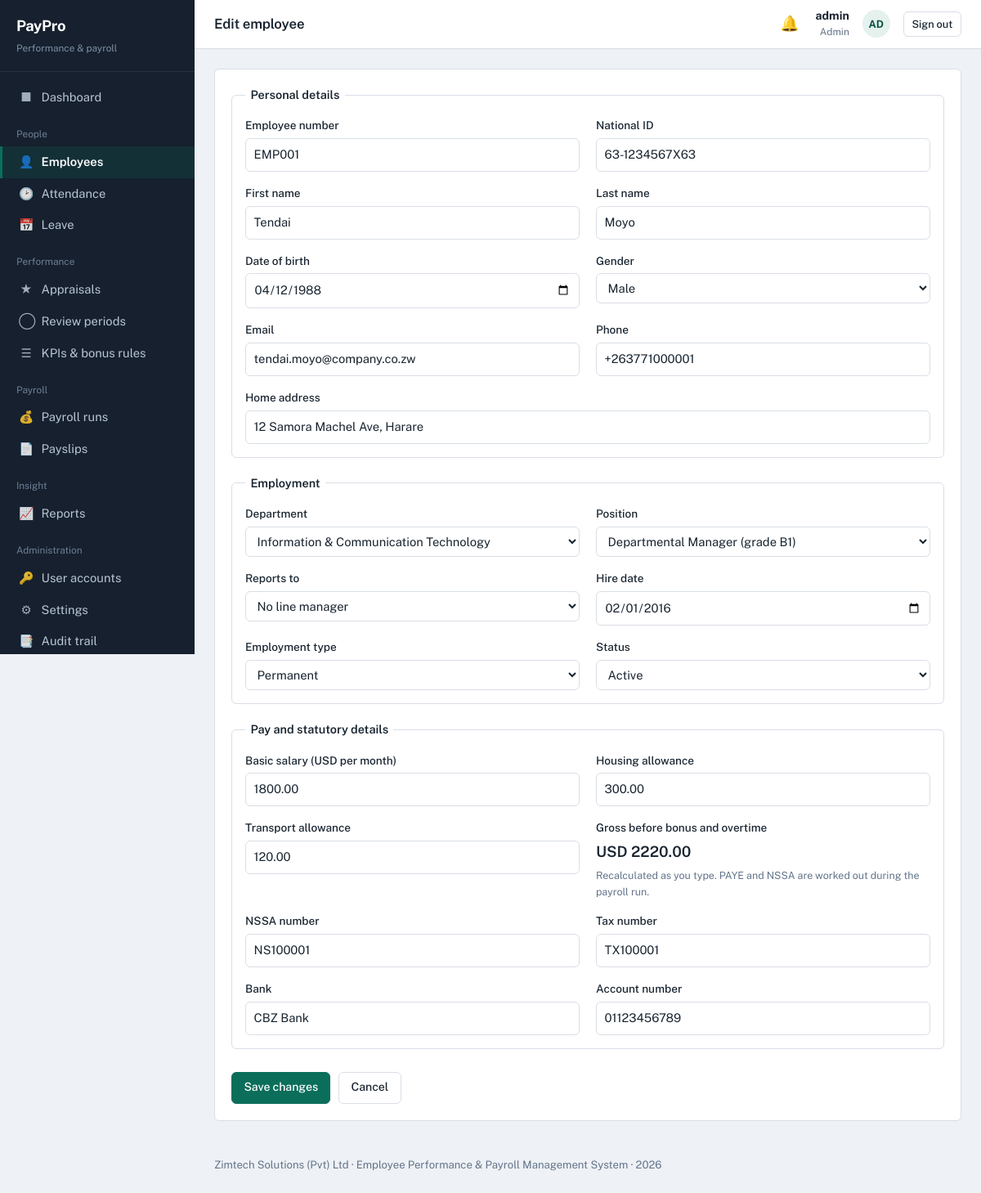
Screenshot of /modules/employees/form.php?id=1 (signed in) with the database file from the repository.
### tables this page shows
CREATE TABLE employees (
  employee_id     INT AUTO_INCREMENT PRIMARY KEY,
  emp_number      VARCHAR(20) NOT NULL UNIQUE,
  first_name      VARCHAR(50) NOT NULL,
  last_name       VARCHAR(50) NOT NULL,
  national_id     VARCHAR(25) UNIQUE,
  date_of_birth   DATE,
  gender          ENUM('Male','Female','Other') DEFAULT 'Other',
  email           VARCHAR(100) UNIQUE,
  phone           VARCHAR(25),
  address         VARCHAR(200),
  department_id   INT,
  position_id     INT,
  manager_id      INT NULL,
  hire_date       DATE NOT NULL,
  employment_type ENUM('Permanent','Contract','Intern','Part-time') DEFAULT 'Permanent',
  basic_salary    DECIMAL(12,2) NOT NULL DEFAULT 0,
  housing_allowance   DECIMAL(12,2) NOT NULL DEFAULT 0,
  transport_allowance DECIMAL(12,2) NOT NULL DEFAULT 0,
  bank_name       VARCHAR(60),
  bank_account    VARCHAR(40),
  nssa_number     VARCHAR(30),
  tax_number      VARCHAR(30),
  status          ENUM('Active','Suspended','Terminated') DEFAULT 'Active',
  created_at      TIMESTAMP DEFAULT CURRENT_TIMESTAMP,
  CONSTRAINT fk_emp_dept  FOREIGN KEY (department_id) REFERENCES departments(department_id) ON DELETE SET NULL,
  CONSTRAINT fk_emp_pos   FOREIGN KEY (position_id)   REFERENCES positions(position_id)   ON DELETE SET NULL,
  CONSTRAINT fk_emp_mgr   FOREIGN KEY (manager_id)    REFERENCES employees(employee_id)   ON DELETE SET NULL
);

CREATE TABLE departments (
  department_id INT AUTO_INCREMENT PRIMARY KEY,
  dept_code     VARCHAR(10) NOT NULL UNIQUE,
  dept_name     VARCHAR(80) NOT NULL,
  description   VARCHAR(200)
);

CREATE TABLE positions (
  position_id  INT AUTO_INCREMENT PRIMARY KEY,
  title        VARCHAR(80) NOT NULL,
  grade        VARCHAR(10) NOT NULL,
  min_salary   DECIMAL(12,2) NOT NULL DEFAULT 0,
  max_salary   DECIMAL(12,2) NOT NULL DEFAULT 0
);

### includes/functions.php (called while the page is built, shortened)
<?php
function e($value): string {
    return htmlspecialchars((string)$value, ENT_QUOTES, 'UTF-8');
}
function url(string $path = ''): string {
    return BASE_URL . '/' . ltrim($path, '/');
}
function setting(string $key, $default = null) {
    global $pdo;
    static $cache = null;
    if ($cache === null) {
        $cache = [];
        foreach ($pdo->query('SELECT setting_key, setting_value FROM settings') as $row) {
            $cache[$row['setting_key']] = $row['setting_value'];
        }
    }
    return $cache[$key] ?? $default;
}

### modules/employees/form.php (the view, shortened to what this page needs)
<?php
require_once dirname(__DIR__, 2) . '/config/config.php';
$id  = isset($_GET['id']) ? (int)$_GET['id'] : 0;
$cur = setting('currency', 'USD');
$emp = [
    'emp_number' => '', 'first_name' => '', 'last_name' => '', 'national_id' => '',
    'date_of_birth' => '', 'gender' => 'Other', 'email' => '', 'phone' => '', 'address' => '',
    'department_id' => '', 'position_id' => '', 'manager_id' => '', 'hire_date' => date('Y-m-d'),
    'employment_type' => 'Permanent', 'basic_salary' => '', 'housing_allowance' => '0',
    'transport_allowance' => '0', 'bank_name' => '', 'bank_account' => '',
    'nssa_number' => '', 'tax_number' => '', 'status' => 'Active',
];
if ($id) {
    $stmt = $pdo->prepare('SELECT * FROM employees WHERE employee_id = ?');
    $stmt->execute([$id]);
    $found = $stmt->fetch();
    $emp = $found;
}
$departments = $pdo->query('SELECT * FROM departments ORDER BY dept_name')->fetchAll();
$positions   = $pdo->query('SELECT * FROM positions ORDER BY title')->fetchAll();
include APP_ROOT . '/includes/header.php';
?>
<form method="post" class="panel" style="padding:1.25rem">
  <fieldset>
    <legend>Personal details</legend>
    <div class="form-grid">
      <div class="field">
        <label for="emp_number">Employee number</label>
        <input type="text" id="emp_number" name="emp_number" value="<?= e($emp['emp_number']) ?>" required>
      </div>
      <div class="field">
        <label for="national_id">National ID</label>
        <input type="text" id="national_id" name="national_id" value="<?= e($emp['national_id']) ?>" placeholder="63-1234567X63">
      </div>
      <div class="field">
        <label for="first_name">First name</label>
        <input type="text" id="first_name" name="first_name" value="<?= e($emp['first_name']) ?>" required>
      </div>
      <div class="field">
        <label for="last_name">Last name</label>
        <input type="text" id="last_name" name="last_name" value="<?= e($emp['last_name']) ?>" required>
      </div>
      <div class="field">
        <label for="date_of_birth">Date of birth</label>
        <input type="date" id="date_of_birth" name="date_of_birth" value="<?= e($emp['date_of_birth']) ?>">
      </div>
      <div class="field">
        <label for="gender">Gender</label>
        <select id="gender" name="gender">
          <?php foreach (['Male','Female','Other'] as $g): ?>
            <option <?= $emp['gender'] === $g ? 'selected' : '' ?>><?= $g ?></option>
          <?php endforeach; ?>
        </select>
      </div>
      <div class="field">
        <label for="email">Email</label>
        <input type="email" id="email" name="email" value="<?= e($emp['email']) ?>">
      </div>
      <div class="field">
        <label for="phone">Phone</label>
        <input type="text" id="phone" name="phone" value="<?= e($emp['phone']) ?>">
      </div>
      <div class="field full">
        <label for="address">Home address</label>
        <input type="text" id="address" name="address" value="<?= e($emp['address']) ?>">
      </div>
    </div>
  </fieldset>
  <fieldset>
    <legend>Employment</legend>
    <div class="form-grid">
      <div class="field">
        <label for="department_id">Department</label>
        <select id="department_id" name="department_id">
          <?php foreach ($departments as $d): ?>
            <option value="<?= $d['department_id'] ?>" <?= $emp['department_id'] == $d['department_id'] ? 'selected' : '' ?>>
              <?= e($d['dept_name']) ?>
            </option>
          <?php endforeach; ?>
        </select>
      </div>
      <div class="field">
        <label for="position_id">Position</label>
        <select id="position_id" name="position_id">
          <?php foreach ($positions as $p): ?>
            <option value="<?= $p['position_id'] ?>" <?= $emp['position_id'] == $p['position_id'] ? 'selected' : '' ?>>
              <?= e($p['title'] . ' (grade ' . $p['grade'] . ')') ?>
            </option>
          <?php endforeach; ?>
        </select>
      </div>
      <div class="field">
        <label for="manager_id">Reports to</label>
        <select id="manager_id" name="manager_id">
          <option value="">No line manager</option>
        </select>
      </div>
      <div class="field">
        <label for="hire_date">Hire date</label>
        <input type="date" id="hire_date" name="hire_date" value="<?= e($emp['hire_date']) ?>" required>
      </div>
      <div class="field">
        <label for="employment_type">Employment type</label>
        <select id="employment_type" name="employment_type">
          <?php foreach (['Permanent','Contract','Intern','Part-time'] as $t): ?>
            <option <?= $emp['employment_type'] === $t ? 'selected' : '' ?>><?= $t ?></option>
          <?php endforeach; ?>
        </select>
      </div>
      <div class="field">
        <label for="status">Status</label>
        <select id="status" name="status">
          <?php foreach (['Active','Suspended','Terminated'] as $s): ?>
            <option <?= $emp['status'] === $s ? 'selected' : '' ?>><?= $s ?></option>
          <?php endforeach; ?>
        </select>
      </div>
    </div>
  </fieldset>
  <fieldset>
    <legend>Pay and statutory details</legend>
    <div class="form-grid">
      <div class="field">
        <label for="basic_salary">Basic salary (<?= e($cur) ?> per month)</label>
        <input type="number" step="0.01" min="0" class="salary-part" id="basic_salary" name="basic_salary" value="<?= e($emp['basic_salary']) ?>" required>
      </div>
      <div class="field">
        <label for="housing_allowance">Housing allowance</label>
        <input type="number" step="0.01" min="0" class="salary-part" id="housing_allowance" name="housing_allowance" value="<?= e($emp['housing_allowance']) ?>">
      </div>
      <div class="field">
        <label for="transport_allowance">Transport allowance</label>
        <input type="number" step="0.01" min="0" class="salary-part" id="transport_allowance" name="transport_allowance" value="<?= e($emp['transport_allowance']) ?>">
      </div>
      <div class="field">
        <label>Gross before bonus and overtime</label>
        <p style="margin:0;font-size:1.15rem;font-weight:600"><?= e($cur) ?> <span id="grossPreview">0.00</span></p>
        <span class="hint">Recalculated as you type. PAYE and NSSA are worked out during the payroll run.</span>
      </div>
      <div class="field">
        <label for="nssa_number">NSSA number</label>
        <input type="text" id="nssa_number" name="nssa_number" value="<?= e($emp['nssa_number']) ?>">
      </div>
      <div class="field">
        <label for="tax_number">Tax number</label>
        <input type="text" id="tax_number" name="tax_number" value="<?= e($emp['tax_number']) ?>">
      </div>
      <div class="field">
        <label for="bank_name">Bank</label>
        <input type="text" id="bank_name" name="bank_name" value="<?= e($emp['bank_name']) ?>">
      </div>
      <div class="field">
        <label for="bank_account">Account number</label>
        <input type="text" id="bank_account" name="bank_account" value="<?= e($emp['bank_account']) ?>">
      </div>
    </div>
  </fieldset>
  <div class="form-actions">
    <button class="btn" type="submit"><?= $id ? 'Save changes' : 'Add employee' ?></button>
    <a class="btn secondary" href="<?= url('modules/employees/index.php') ?>">Cancel</a>
  </div>
</form>
<?php include APP_ROOT . '/includes/footer.php'; ?>

### assets/css/style.css (style rules this page uses)
:root { --ink: #16202e; --ink-soft: #1f2d3f; --paper: #eef1f5; --surface: #ffffff; --line: #d9dee6; --line-soft: #eaeef3; --text: #182430; --muted: #63748a; --brand: #0b6e5a; --brand-dark: #085243; --brand-tint: #e4f1ed; --gold: #a86b12; --gold-tint: #fbf0dc; --red: #a92a20; --red-tint: #fbe7e5; --blue: #23557f; --blue-tint: #e3edf6; --radius: 6px; --sidebar-w: 238px; }
* { box-sizing: border-box; }
html { -webkit-text-size-adjust: 100%; }
body { margin: 0; font-family: 'Public Sans', -apple-system, 'Segoe UI', Roboto, Helvetica, Arial, sans-serif; font-size: 15px; line-height: 1.55; color: var(--text); background: var(--paper); }
p { margin: 0 0 .75rem; max-width: 72ch; }
a { color: var(--brand); text-decoration: none; }
.panel { background: var(--surface); border: 1px solid var(--line); border-radius: var(--radius); margin-bottom: 1.25rem; }
.form-grid { display: grid; grid-template-columns: repeat(2, minmax(0,1fr)); gap: 1rem 1.25rem; }
.field { display: flex; flex-direction: column; gap: .3rem; }
.field.full { grid-column: 1 / -1; }
label { font-size: .85rem; font-weight: 500; }
.hint { font-size: .78rem; color: var(--muted); }
input[type=text], input[type=email], input[type=password], input[type=date], input[type=time], input[type=number], input[type=search], select, textarea { font: inherit; font-size: .92rem; padding: .5rem .6rem; border: 1px solid var(--line); border-radius: var(--radius); background: var(--surface); color: var(--text); width: 100%; }
fieldset { border: 1px solid var(--line); border-radius: var(--radius); padding: 1rem; margin: 0 0 1.25rem; }
legend { padding: 0 .4rem; font-weight: 600; font-size: .9rem; }
.form-actions { display: flex; gap: .6rem; align-items: center; padding-top: .5rem; }
.btn { display: inline-flex; align-items: center; gap: .4rem; font: inherit; font-size: .88rem; font-weight: 500; padding: .48rem .9rem; border-radius: var(--radius); border: 1px solid var(--brand); background: var(--brand); color: #fff; cursor: pointer; text-decoration: none; white-space: nowrap; }
.btn.secondary { background: var(--surface); color: var(--text); border-color: var(--line); }

### rows the page displays
employees: emp_number "EMP001", national_id "63-1234567X63", first_name "Tendai", last_name "Moyo", date_of_birth "04/12/1988", gender "Male", email "tendai.moyo@company.co.zw", phone "+263771000001", address "12 Samora Machel Ave, Harare", department_id "Information & Communication Technology", position_id "Departmental Manager (grade B1)", hire_date "02/01/2016", employment_type "Permanent", status "Active", basic_salary "1800.00", housing_allowance "300.00", transport_allowance "120.00", nssa_number "NS100001", tax_number "TX100001", bank_name "CBZ Bank", bank_account "01123456789"

### other values shown
APP_NAME "PayPro"
$pageTitle "Edit employee"
$u['full_name'] "admin"
$u['role_name'] "Admin"
$initials "AD"
$cur "USD"
setting('company_name', 'Company') "Zimtech Solutions (Pvt) Ltd"
APP_LONG_NAME "Employee Performance & Payroll Management System"
